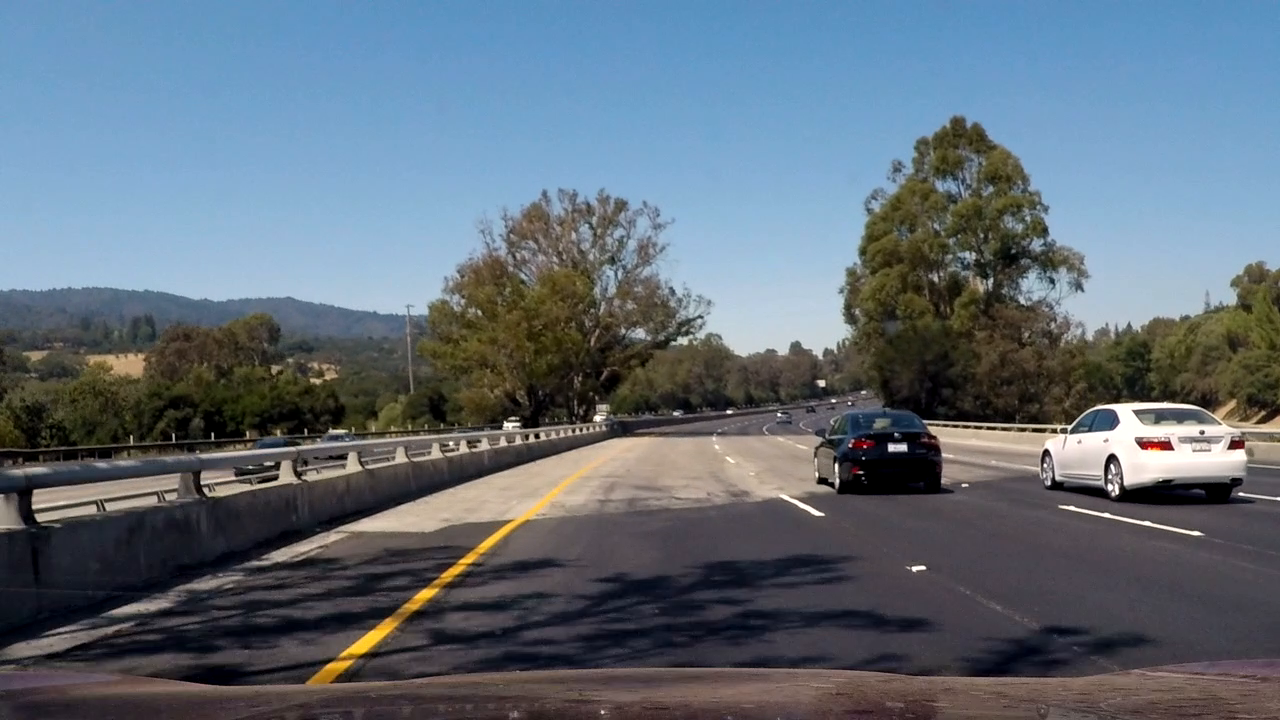
%> input picture test_images/out0025.png, 1280 x 720 px
$ octave test_illum_invariance.m   (GNU Octave 9; MATLAB toolbox functions it lacks are replaced by stand-ins)
%> lines starting %> are read from the running program, lines starting %| are printed output that depends on the picture
SRC_DIR = './test_images/'
im = im2double(imread([SRC_DIR 'out0025.png']));

im = im .^ (2.2);
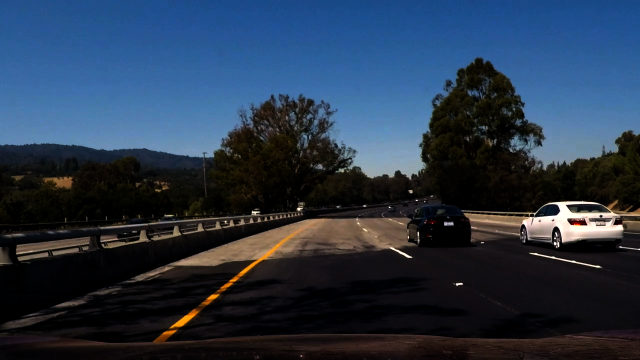
%> im: size 720x1280x3 double (shown at 1/2 size); mean R, G, B 0.157, 0.214, 0.288

figure
imshow(im)

%%
imc = im(520:560, 590:690, :);
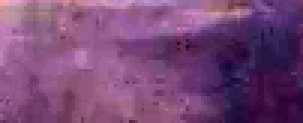
%> imc: size 41x101x3 double (shown 3 times larger); mean R, G, B 0.0811, 0.0663, 0.0806; drawn with min black and max white
imc = im(460:490, 630:700, :);
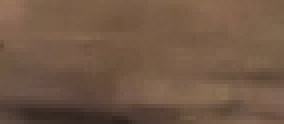
%> imc: size 31x71x3 double (shown 4 times larger); mean R, G, B 0.449, 0.347, 0.275
figure
imshow(imc)

mean_clr = mean(reshape(imc, [], 3), 1)
%> mean_clr = [0.449 0.347 0.275]
%%
im_n = max(bsxfun(@minus, im, reshape(mean_clr, 1, 1, 3)), 0);
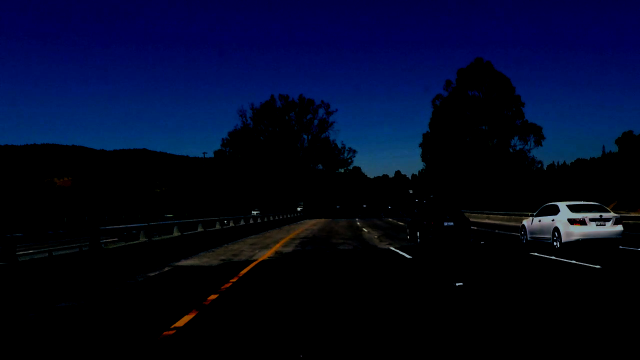
%> im_n: size 720x1280x3 double (shown at 1/2 size); mean R, G, B 0.00989, 0.0351, 0.14
%im_n = im;

figure
imshow(im_n)

im_n1 = rgb2gray(im);
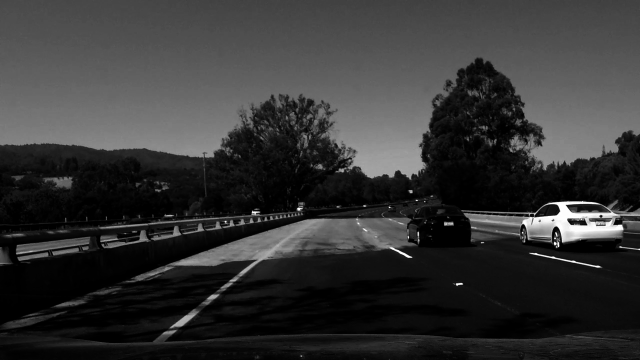
%> im_n1: size 720x1280 double (shown at 1/2 size); min 0, max 1, mean 0.206
im_n1(im(:,:,1) < mean_clr(1) & im(:, :, 2) < mean_clr(2) & im(:, :, 3) < mean_clr(3)) = 0;
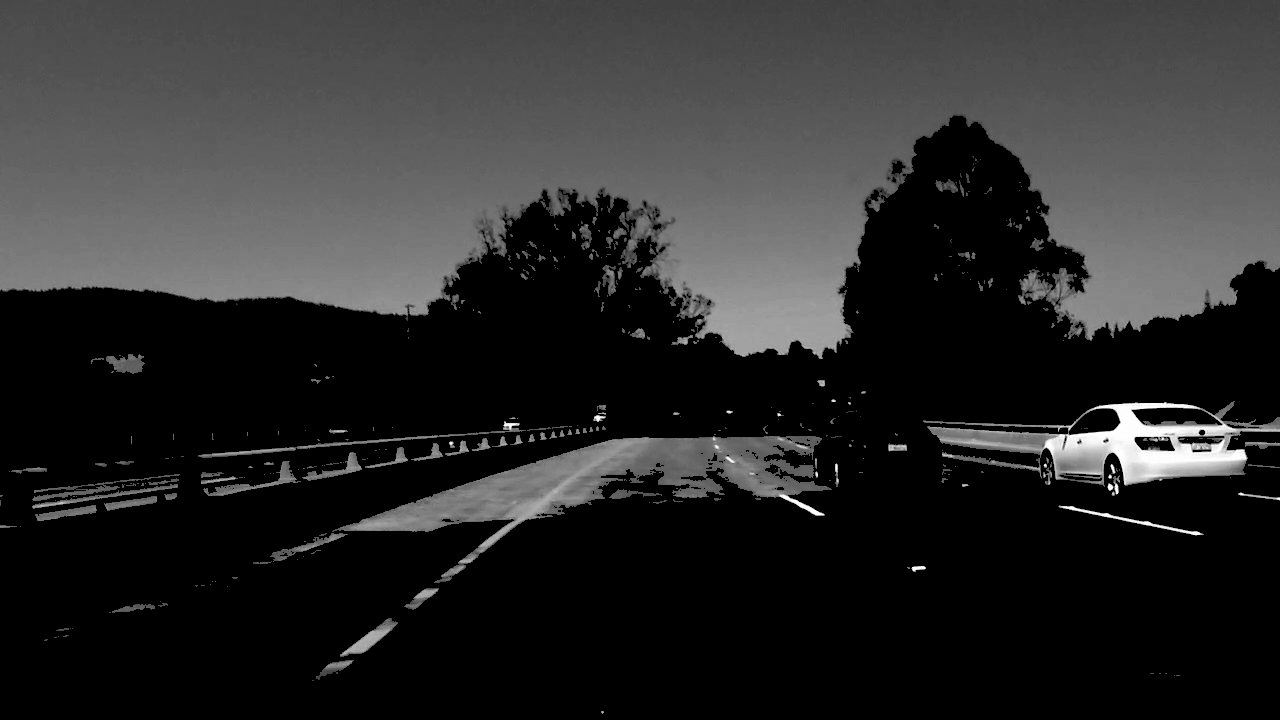
%> im_n1: size 720x1280 double; min 0, max 1, mean 0.171
figure
imshow(im_n1)

$ run again, with test_images/out0031.png copied over test_images/out0025.png
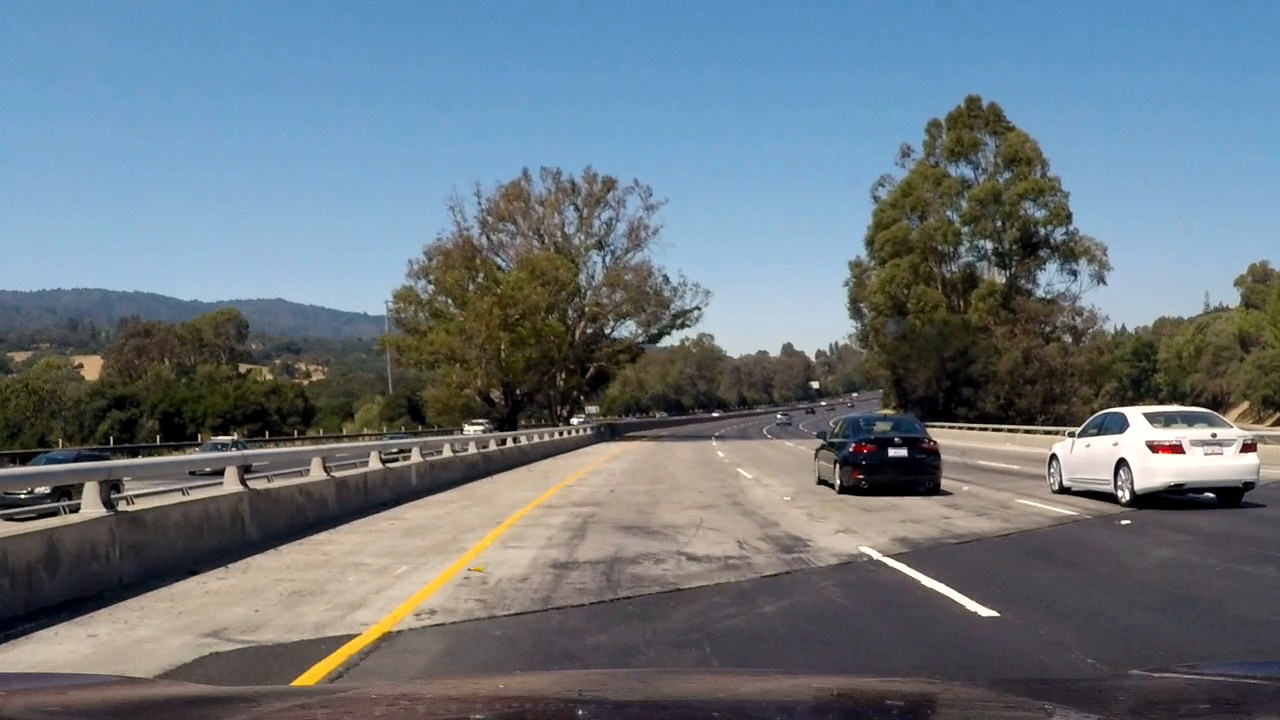
%> input picture test_images/out0031.png, 1280 x 720 px
%> `imc = im(460:490, 630:700, :);`:
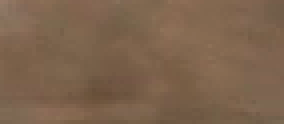
%> imc: size 31x71x3 double (shown 4 times larger); mean R, G, B 0.493, 0.392, 0.304
%> mean_clr = [0.493 0.392 0.304]
%> `im_n1(im(:,:,1) < mean_clr(1) & im(:, :, 2) < mean_clr(2) & im(:, :, 3..`:
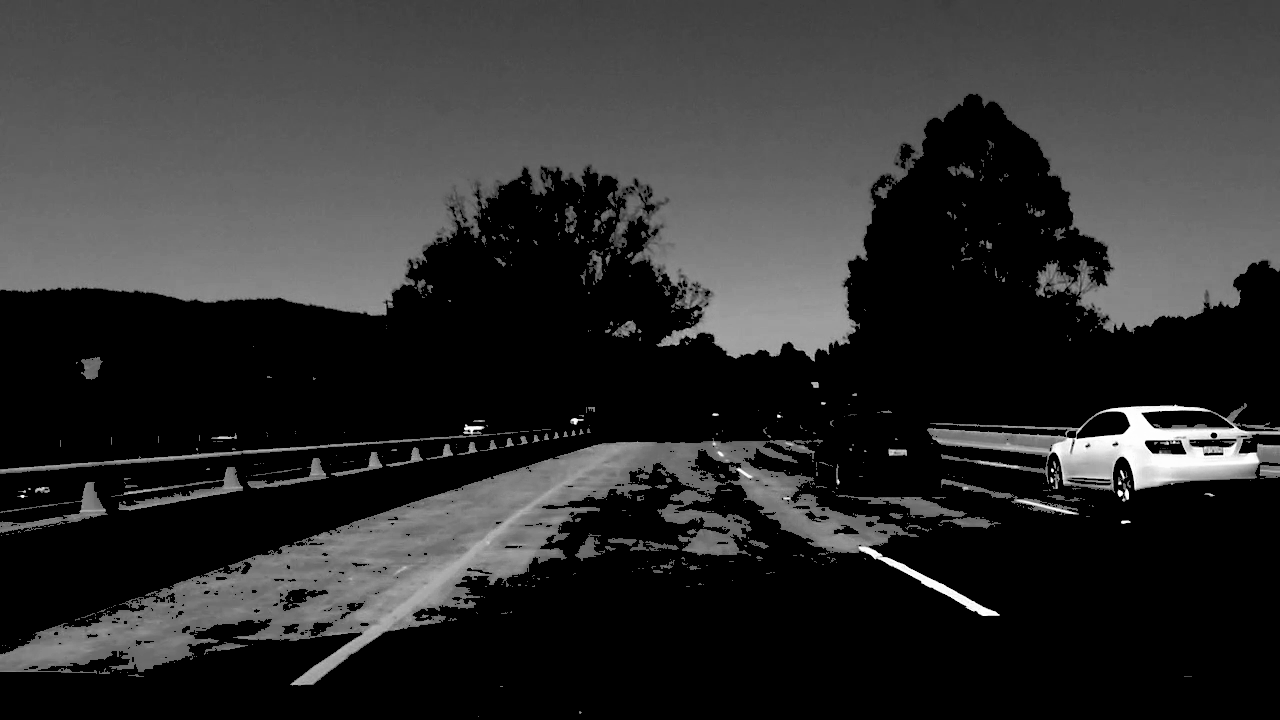
%> im_n1: size 720x1280 double; min 0, max 1, mean 0.187

$ run again, with test_images/out0040.png copied over test_images/out0025.png
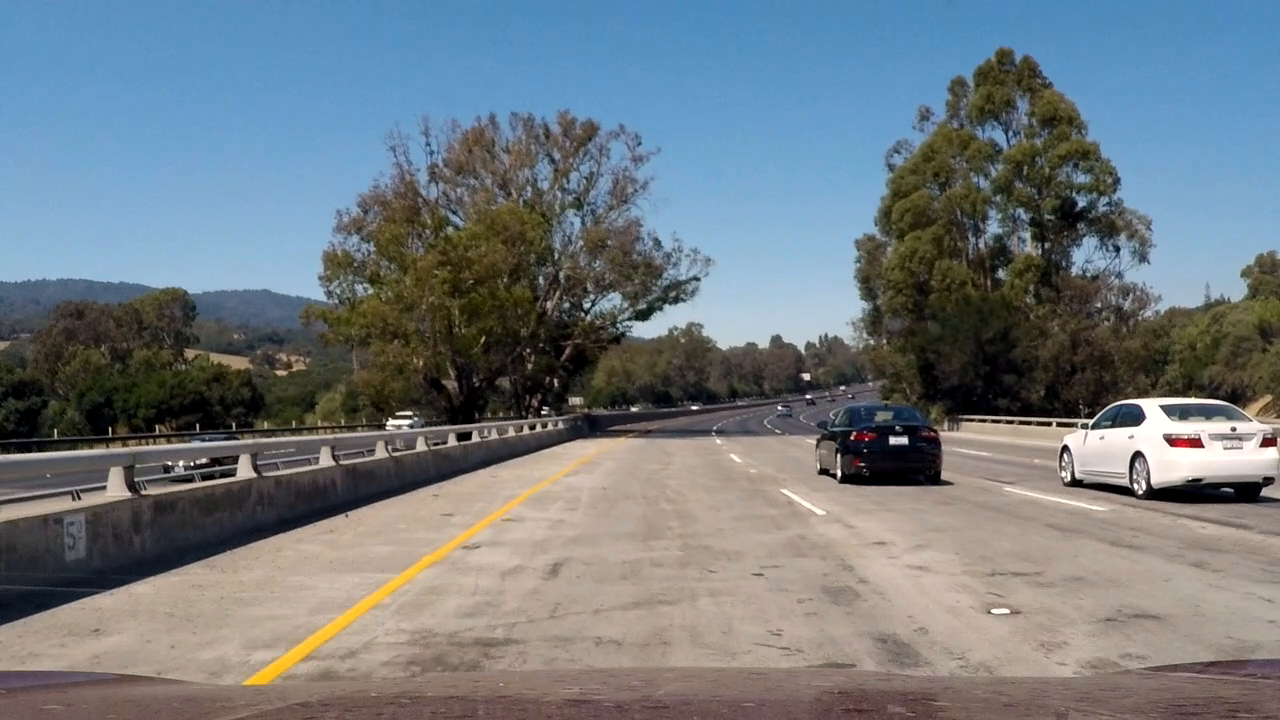
%> input picture test_images/out0040.png, 1280 x 720 px
%> `imc = im(460:490, 630:700, :);`:
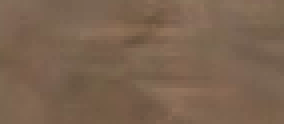
%> imc: size 31x71x3 double (shown 4 times larger); mean R, G, B 0.485, 0.392, 0.315
%> mean_clr = [0.485 0.392 0.315]
%> `im_n1(im(:,:,1) < mean_clr(1) & im(:, :, 2) < mean_clr(2) & im(:, :, 3..`:
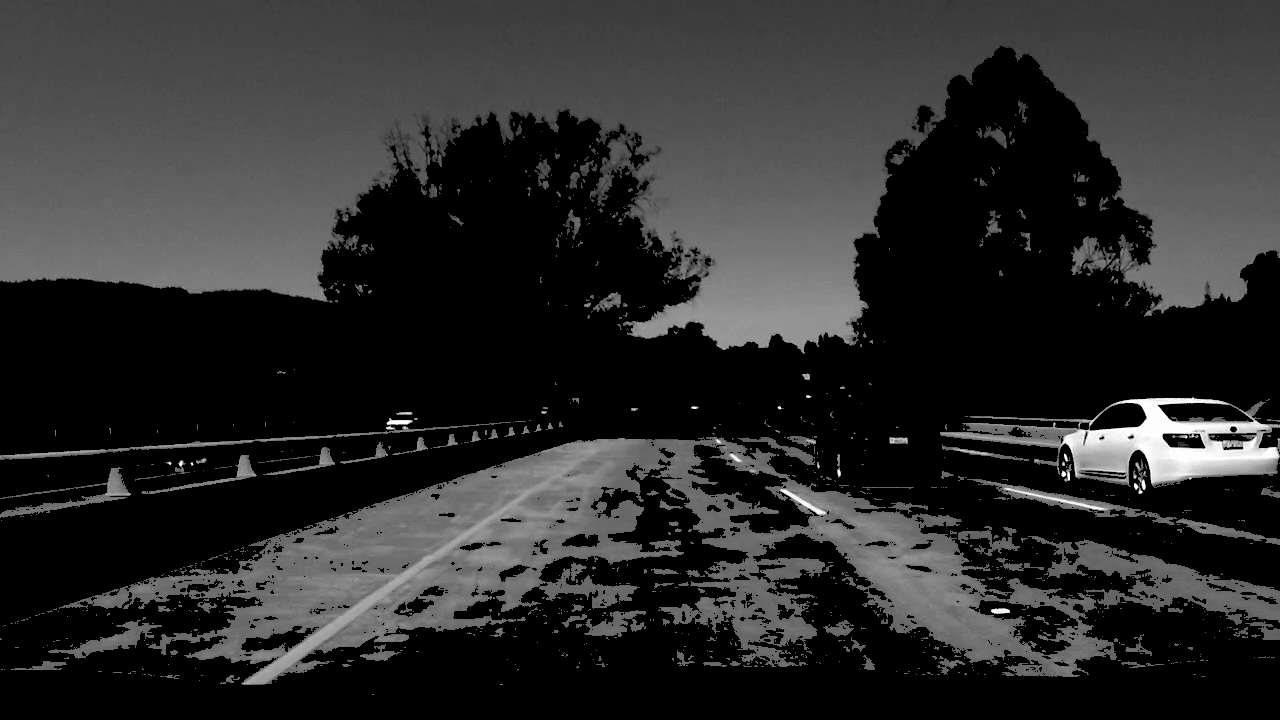
%> im_n1: size 720x1280 double; min 0, max 1, mean 0.174
